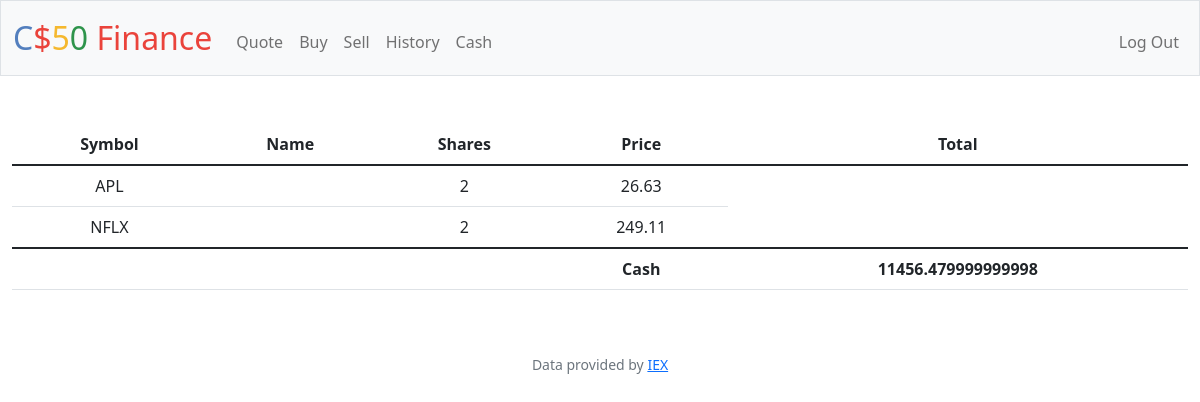
/ (signed in), run on the app's committed database.
### tables this page shows
CREATE TABLE 'transactions' ('id' INTEGER PRIMARY KEY AUTOINCREMENT NOT NULL, 'user_id' INTEGER, 'symbol' TEXT, 'shares' INTEGER, 'price' REAL, 'date' DATETIME, 'name' TEXT);

CREATE TABLE users (id INTEGER PRIMARY KEY AUTOINCREMENT NOT NULL, username TEXT NOT NULL, hash TEXT NOT NULL, cash NUMERIC NOT NULL DEFAULT 10000.00);

### app.py (the view)
@app.route("/")
@login_required
def index():
    user_id = session["user_id"]
    transactions_db = db.execute("SELECT symbol, SUM(shares) AS shares, price FROM transactions WHERE user_id = ? GROUP BY symbol", user_id)
    cash_db = db.execute("SELECT cash From Users WHERE id = ?", user_id)
    cash = cash_db[0]["cash"]
    return render_template("index.html", database = transactions_db, cash = cash)

### app.py (called while the page is built)
@app.after_request
def after_request(response):
    response.headers["Cache-Control"] = "no-cache, no-store, must-revalidate"
    response.headers["Expires"] = 0
    response.headers["Pragma"] = "no-cache"
    return response

### helpers.py (called while the page is built)
def login_required(f):
    @wraps(f)
    def decorated_function(*args, **kwargs):
        if session.get("user_id") is None:
            return redirect("/login")
        return f(*args, **kwargs)
    return decorated_function

### templates/index.html (shortened to what this page needs)
{% extends "layout.html" %}
{% block main %}
<table class="table">
    <thead>
      <tr>
        <th scope="col">Symbol</th>
        <th scope="col">Name</th>
        <th scope="col">Shares</th>
        <th scope="col">Price</th>
        <th scope="col">Total</th>
      </tr>
    </thead>
    <tbody>
        {% for raw in database %}
        <tr>
            <td>{{ raw["symbol"] }}</td>
            <td>{{ raw["name"] }}</td>
            <td>{{ raw["shares"] }}</td>
            <td>{{ raw["price"] }}</td>
        </tr>
        {% endfor %}
    </tbody>
    <tfoot>
        <tr>
            <td></td>
            <td></td>
            <td></td>
            <th scope="1"> Cash </th>
            <th scope="1">{{ cash }}</th>
        </tr>
    </tfoot>
</table>
{% endblock %}

### data on the page
transactions: symbol "NFLX", shares "2", price "249.11"
users: cash "11456.479999999998"

### other printed values
{{ raw["symbol"] }} "APL"
{{ raw["shares"] }} "2"
{{ raw["price"] }} "26.63"
